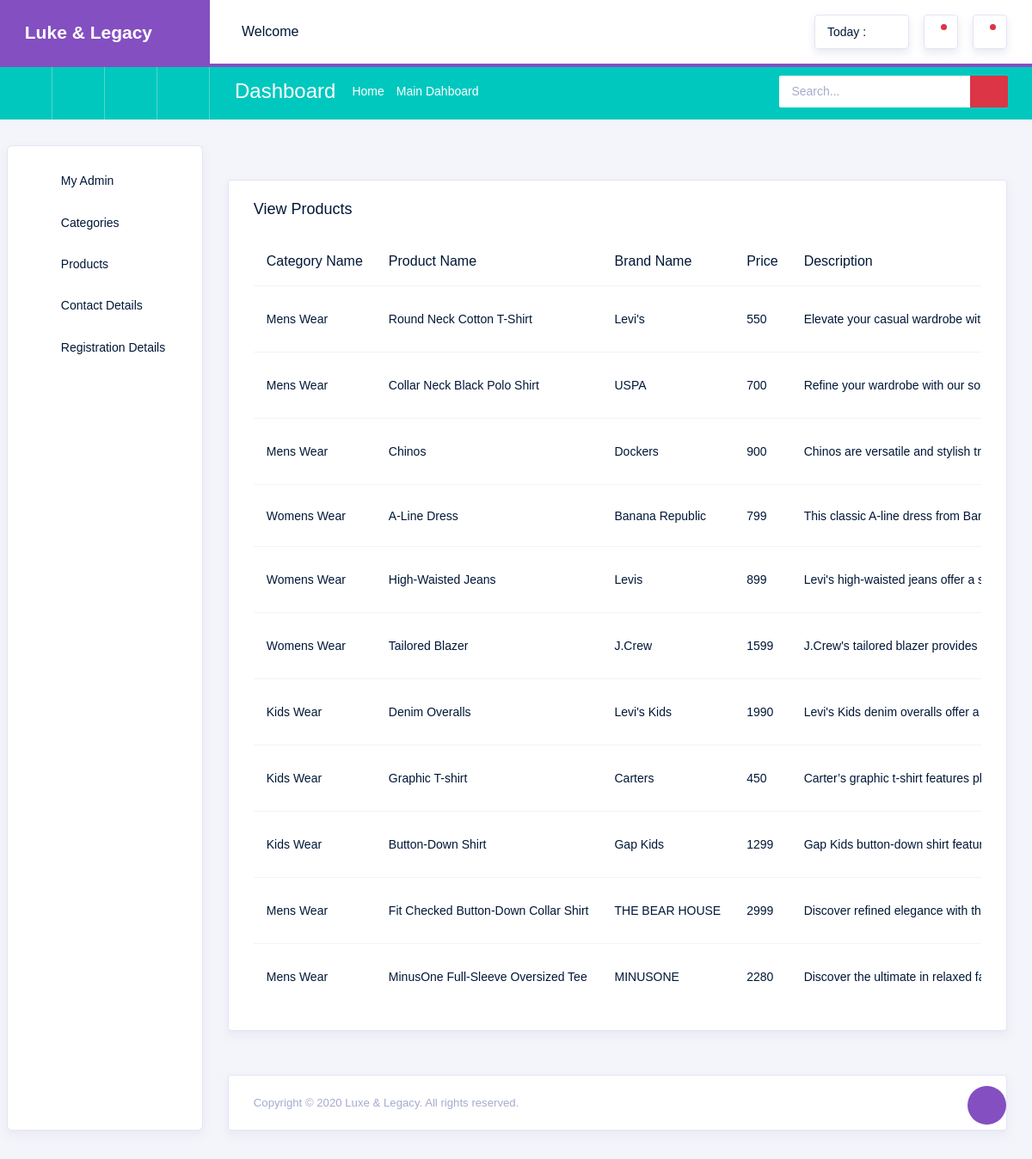
The app's page /Textileapp/view_product/ with its own data.
### Textileapp/models.py (models this page shows)
class ProductDB(models.Model):
    Category_Name = models.CharField(max_length=50,null=True,blank=True)
    Product_Name = models.CharField(max_length=50, null=True, blank=True)
    Brand_Name = models.CharField(max_length=50, null=True, blank=True)
    Price = models.CharField(max_length=50, null=True, blank=True)
    Description = models.CharField(max_length=50, null=True, blank=True)
    Image1 = models.ImageField(upload_to="Product Images", null=True, blank=True)
    Image2 = models.ImageField(upload_to="Product Images", null=True, blank=True)
    Image3 = models.ImageField(upload_to="Product Images", null=True, blank=True)

### Textileapp/views.py (the view)
# urls.py: path("view_product/",views.view_product,name="view_product"),
def view_product(request):
    data = ProductDB.objects.all()
    return render(request, "View_Products.html", {'data':data})

### Textileapp/templates/View_Products.html (shortened to what this page needs)
<!DOCTYPE html>
{% extends 'index.html' %}
{% block content %}
<html lang="en">
<head>
</head>
<body>
    <div class="col-lg-18 grid-margin stretch-card" style="margin-top:40px;">
              <div class="card">
                <div class="card-body">
                  <h4 class="card-title">View Products</h4>
                  <div class="table-responsive">
                    <table class="table table-hover">
                      <thead>
                        <tr>
                          <th>Category Name</th>
                          <th>Product Name</th>
                          <th>Brand Name</th>
                          <th>Price</th>
                          <th>Description</th>
                        </tr>
                      </thead>
                      <tbody>
                       {% for d in data %}
                            <tr>
                                <td>{{ d.Category_Name }}</td>
                                <td>{{ d.Product_Name }}</td>
                                <td>{{ d.Brand_Name }}</td>
                                <td>{{ d.Price }}</td>
                                <td>{{ d.Description }}</td>
                        </tr>
                       {% endfor %}
                      </tbody>
                    </table>
                  </div>
                </div>
              </div>
            </div>
</body>
</html>
{% endblock %}

### records on screen
ProductDB: Category_Name "Mens Wear", Product_Name "Round Neck Cotton T-Shirt", Brand_Name "Levi's", Price "550", Description "Elevate your casual wardrobe…"
ProductDB: Category_Name "Mens Wear", Product_Name "Collar Neck Black Polo Shirt", Brand_Name "USPA", Price "700", Description "Refine your wardrobe with our…"
ProductDB: Category_Name "Mens Wear", Product_Name "Chinos", Brand_Name "Dockers", Price "900", Description "Chinos are versatile and stylish…"
ProductDB: Category_Name "Womens Wear", Product_Name "A-Line Dress", Brand_Name "Banana Republic", Price "799", Description "This classic A-line dress from…"
ProductDB: Category_Name "Womens Wear", Product_Name "High-Waisted Jeans", Brand_Name "Levis", Price "899", Description "Levi's high-waisted jeans offer a…"
ProductDB: Category_Name "Womens Wear", Product_Name "Tailored Blazer", Brand_Name "J.Crew", Price "1599", Description "J.Crew's tailored blazer provides…"
ProductDB: Category_Name "Kids Wear", Product_Name "Denim Overalls", Brand_Name "Levi's Kids", Price "1990", Description "Levi's Kids denim overalls offer a…"
ProductDB: Category_Name "Kids Wear", Product_Name "Graphic T-shirt", Brand_Name "Carters", Price "450", Description "Carter’s graphic t-shirt features…"
ProductDB: Category_Name "Kids Wear", Product_Name "Button-Down Shirt", Brand_Name "Gap Kids", Price "1299", Description "Gap Kids button-down shirt…"
ProductDB: Category_Name "Mens Wear", Product_Name "Fit Checked Button-Down Collar Shirt", Brand_Name "THE BEAR HOUSE", Price "2999", Description "Discover refined elegance with…"
ProductDB: Category_Name "Mens Wear", Product_Name "MinusOne Full-Sleeve Oversized Tee", Brand_Name "MINUSONE", Price "2280", Description "Discover the ultimate in relaxed…"
